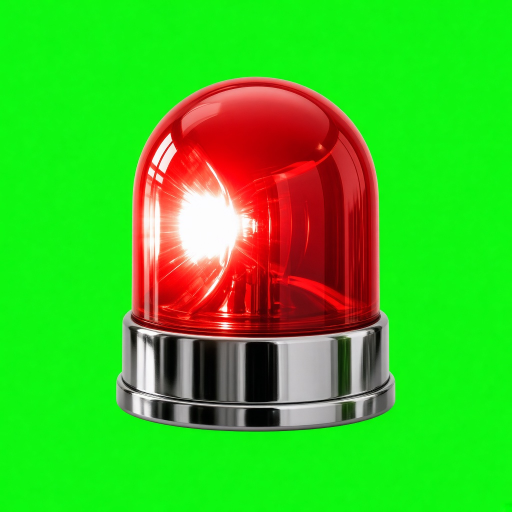
#> input picture assets/siren-src/base_left.jpg, 1024 x 1024 px (shown at 1/2 size)
$ python build_gif.py
#> lines starting #> are read from the running program, lines starting #| are printed output that depends on the picture
"""Build a transparent spinning-siren GIF from the Grok keyframes (chroma-key green)."""
import numpy as np
from PIL import Image

KEYS = ["base_left", "f2_centerleft", "f3_center", "f4_centerright", "f5_right", "f6_back"]
OUT_H = 256          # output height px
FRAME_MS = 55        # per frame
BLENDS = 1           # in-between frames per keyframe pair

def key_green(path):
#> called with path = 'base_left.jpg'
    a = np.asarray(Image.open(path).convert("RGB")).astype(np.float32)
    r, g, b = a[..., 0], a[..., 1], a[..., 2]
    greenness = g - np.maximum(r, b)                 # high on the backdrop
    alpha = np.clip((110 - greenness) / (110 - 45), 0, 1)   # soft edge 45..110
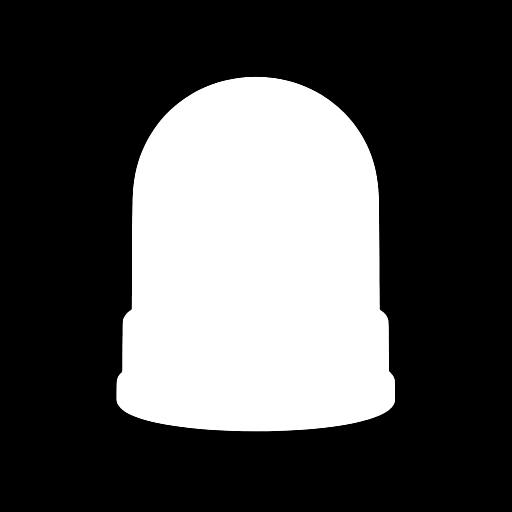
#> alpha: shape (1024, 1024) float32 (shown at 1/2 size); min 0, max 1, mean 0.314
    # despill: pull green down to the other channels where it dominates
    g2 = np.where(g > np.maximum(r, b), np.maximum(r, b), g)
    rgb = np.stack([r, g2, b], -1)
    return np.dstack([rgb, alpha * 255]).astype(np.uint8)

frames = [key_green(k + ".jpg") for k in KEYS]
#> call 2 of key_green, with path = 'f2_centerleft.jpg'
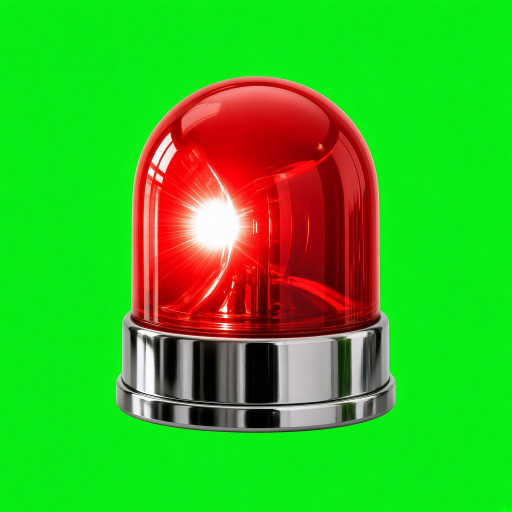
#> input picture assets/siren-src/f2_centerleft.jpg, 1024 x 1024 px (shown at 1/2 size)
#> call 3 of key_green, with path = 'f3_center.jpg'
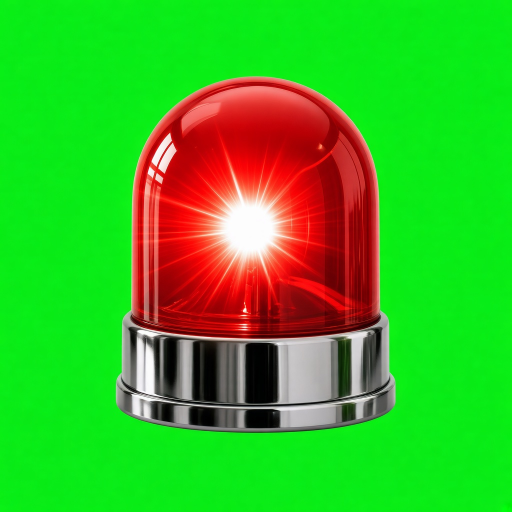
#> input picture assets/siren-src/f3_center.jpg, 1024 x 1024 px (shown at 1/2 size)
#> call 4 of key_green, with path = 'f4_centerright.jpg'
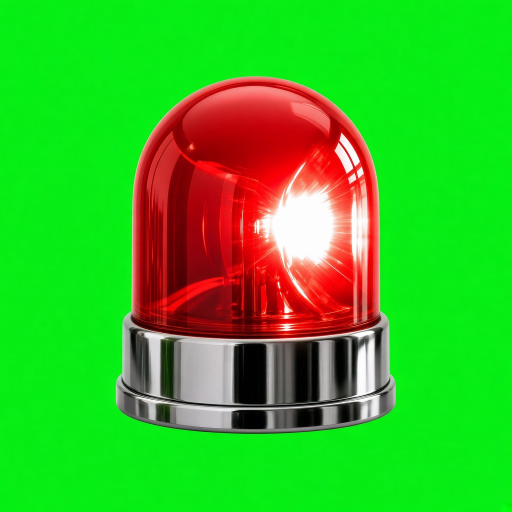
#> input picture assets/siren-src/f4_centerright.jpg, 1024 x 1024 px (shown at 1/2 size)
#> in key_green (call 4), `greenness = g - np.maximum(r, b)`:
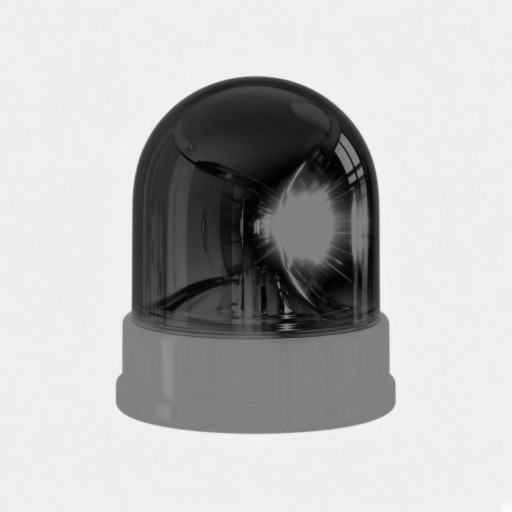
#> greenness: shape (1024, 1024) float32 (shown at 1/2 size); min -255, max 249, mean 116; drawn with min black and max white
#> in key_green (call 4), `rgb = np.stack([r, g2, b], -1)`:
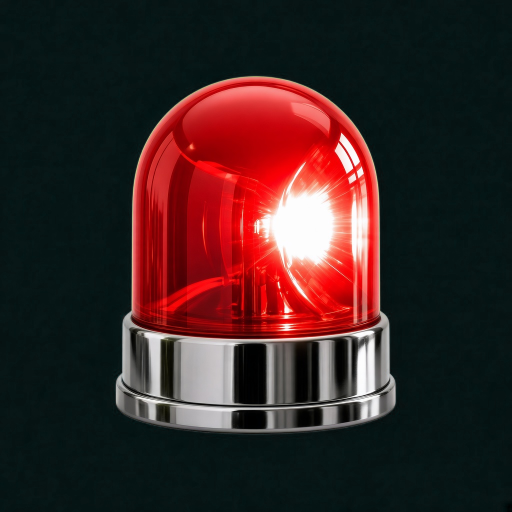
#> rgb: shape (1024, 1024, 3) float32 (shown at 1/2 size); mean of channels 0, 1, 2 59.4, 36.7, 36.4; drawn as R, G, B
#> in key_green (call 4), `return np.dstack([rgb, alpha * 255]).astype(np.uint8)`:
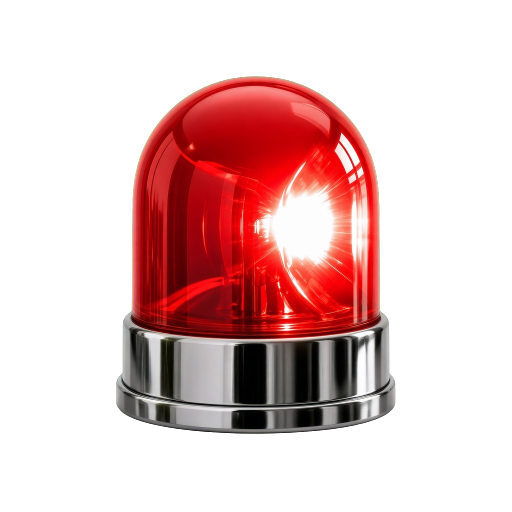
#> returned value: shape (1024, 1024, 4) (shown at 1/2 size); mean of channels 0, 1, 2, 3 59.1, 36.7, 36.4, 80.9; transparent parts drawn white
#> (the run stopped early here; a loop or call above may not have finished)
